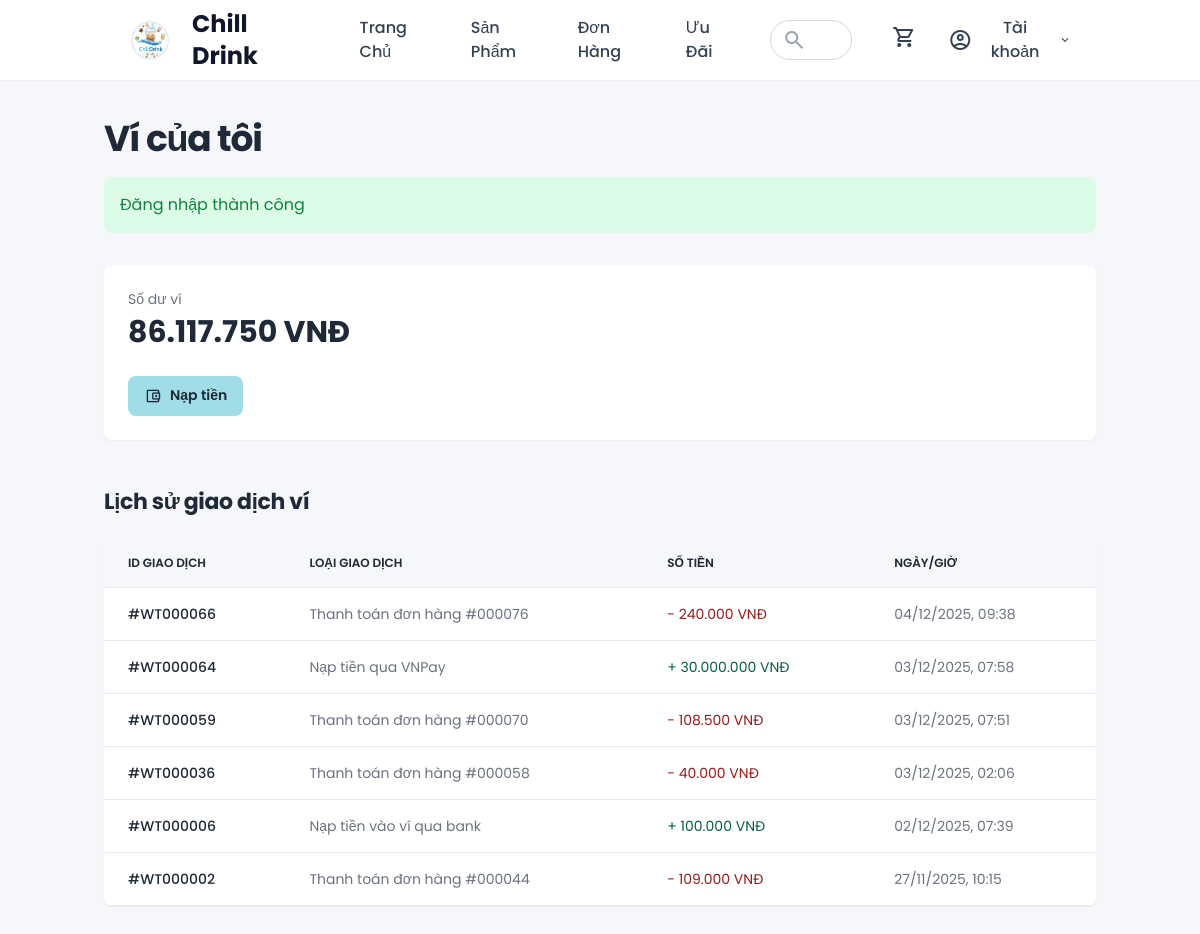
/DU_AN_1/base/?action=wallet (signed in), run on the app's committed database.
### tables this page shows
CREATE TABLE `wallets` (
  `id` int(11) NOT NULL,
  `user_id` int(11) NOT NULL,
  `balance` int(11) DEFAULT 0 COMMENT 'Số dư ví (VND)',
  `updated_at` datetime DEFAULT current_timestamp() ON UPDATE current_timestamp()
);

CREATE TABLE `wallet_transactions` (
  `id` int(11) NOT NULL,
  `wallet_id` int(11) DEFAULT NULL,
  `user_id` int(11) NOT NULL,
  `order_id` int(11) DEFAULT NULL,
  `type` enum('deposit','withdraw','payment','refund') NOT NULL,
  `amount` decimal(10,2) NOT NULL,
  `description` text DEFAULT NULL,
  `transaction_id` varchar(50) DEFAULT NULL,
  `created_at` timestamp NOT NULL DEFAULT current_timestamp()
);

### DU_AN_1/base/dua/controllers/WalletController.php (called while the page is built, shortened)
<?php
class WalletController
{
    private $walletModel;
    public function __construct()
    {
        $this->walletModel = new Wallet();
    }
    public function index()
    {
        $wallet = $this->walletModel->createOrGet($_SESSION['user']['id']);
        $transactions = $this->walletModel->getTransactions($_SESSION['user']['id']);
        require_once PATH_VIEW . 'wallet/index.php';
    }
}

### DU_AN_1/base/index.php (called while the page is built, shortened)
<?php
spl_autoload_register(function ($class) {
    $fileName = "$class.php";
    $fileModel              = PATH_MODEL . $fileName;
});
require_once './routes/index.php';

### DU_AN_1/base/dua/models/BaseModel.php (called while the page is built, shortened)
<?php
class BaseModel
{
    public function __construct()
    {
        $dsn = sprintf('mysql:host=%s;port=%s;dbname=%s;charset=utf8', DB_HOST, DB_PORT, DB_NAME);
        try {
            $this->pdo = new PDO($dsn, DB_USERNAME, DB_PASSWORD, DB_OPTIONS);
        } catch (PDOException $e) {
            die("Kết nối cơ sở dữ liệu thất bại: {$e->getMessage()}. Vui lòng thử lại sau.");
        }
    }
}

### DU_AN_1/base/dua/models/Wallet.php (called while the page is built, shortened)
<?php
class Wallet extends BaseModel
{
    protected $table = 'wallets';
    public function getByUserId($userId)
    {
        $sql = "SELECT * FROM {$this->table} WHERE user_id = :user_id LIMIT 1";
        $stmt = $this->pdo->prepare($sql);
        $stmt->execute([':user_id' => $userId]);
        return $stmt->fetch();
    }
    public function createOrGet($userId)
    {
        $wallet = $this->getByUserId($userId);
        if ($wallet) return $wallet;
        return $this->getByUserId($userId);
    }
    public function getTransactions($userId)
    {
        $sql = "SELECT * FROM wallet_transactions WHERE user_id = :user_id ORDER BY created_at DESC";
        $stmt = $this->pdo->prepare($sql);
        $stmt->execute([':user_id' => $userId]);
        return $stmt->fetchAll();
    }
}

### DU_AN_1/base/dua/views/wallet/index.php (the view, shortened to what this page needs)
<!DOCTYPE html>
<html class="light" lang="vi">
<head>
<script src="https://cdn.tailwindcss.com?plugins=forms,container-queries"></script>
</head>
<body class="font-display">
<?php require_once PATH_VIEW . 'layouts/header.php'; ?>
<div class="relative flex h-auto min-h-screen w-full flex-col bg-background-light">
<div class="layout-container flex h-full grow flex-col">
<main class="flex flex-1 justify-center py-5 px-4 sm:px-6 md:px-8">
<div class="layout-content-container flex flex-col w-full max-w-5xl flex-1">
<div class="flex flex-wrap justify-between gap-3 p-4">
<p class="text-text-main-light text-4xl font-bold leading-tight tracking-[-0.033em] min-w-72">Ví của tôi</p>
</div>
<?php if (isset($_SESSION['success'])): ?>
<div class="mx-4 mb-4 p-4 bg-green-100 text-green-700 rounded-lg"><?= htmlspecialchars($_SESSION['success'], ENT_QUOTES, 'UTF-8') ?></div>
<?php unset($_SESSION['success']); endif; ?>
<div class="p-4">
<div class="flex flex-col sm:flex-row items-stretch justify-between gap-6 rounded-lg bg-white p-6 shadow-sm">
<div class="flex flex-col gap-6">
<div class="flex flex-wrap gap-x-12 gap-y-4">
<div class="flex flex-col gap-1">
<p class="text-text-secondary-light text-sm font-normal leading-normal">Số dư ví</p>
<p class="text-text-main-light text-3xl font-bold leading-tight"><?= number_format($wallet['balance'], 0, ',', '.') ?> VNĐ</p>
</div>
</div>
<a href="<?= BASE_URL ?>?action=wallet-deposit" class="flex min-w-[84px] max-w-[480px] cursor-pointer items-center justify-center overflow-hidden rounded-lg h-10 px-4 bg-primary text-text-main-light gap-2 text-sm font-semibold leading-normal w-fit">
<span class="material-symbols-outlined text-lg">account_balance_wallet</span>
<span class="truncate">Nạp tiền</span>
</a>
</div>
</div>
</div>
<h2 class="text-text-main-light text-[22px] font-bold leading-tight tracking-[-0.015em] px-4 pb-3 pt-8">Lịch sử giao dịch ví</h2>
<div class="px-4 py-3">
<?php if (empty($transactions)): ?>
<div class="bg-white rounded-lg p-10 text-center shadow-sm">
<p class="text-text-secondary-light">Chưa có giao dịch nào</p>
</div>
<?php else: ?>
<div class="overflow-x-auto bg-white rounded-lg shadow-sm">
<table class="w-full min-w-[700px] text-sm text-left text-text-secondary-light">
<thead class="text-xs text-text-main-light uppercase bg-background-light border-b">
<tr>
<th class="px-6 py-4 font-semibold" scope="col">ID Giao dịch</th>
<th class="px-6 py-4 font-semibold" scope="col">Loại giao dịch</th>
<th class="px-6 py-4 font-semibold" scope="col">Số tiền</th>
<th class="px-6 py-4 font-semibold" scope="col">Ngày/Giờ</th>
</tr>
</thead>
<tbody>
<?php foreach ($transactions as $trans): ?>
<tr class="border-b">
<td class="px-6 py-4 font-medium text-text-main-light whitespace-nowrap">#WT<?= str_pad($trans['id'], 6, '0', STR_PAD_LEFT) ?></td>
<td class="px-6 py-4"><?= htmlspecialchars($trans['description'], ENT_QUOTES, 'UTF-8') ?></td>
<td class="px-6 py-4 <?= in_array($trans['type'], ['deposit', 'refund']) ? 'text-success-text' : 'text-failed-text' ?>">
<?= in_array($trans['type'], ['deposit', 'refund']) ? '+' : '-' ?> <?= number_format(abs($trans['amount']), 0, ',', '.') ?> VNĐ
</td>
<td class="px-6 py-4"><?= date('d/m/Y, H:i', strtotime($trans['created_at'])) ?></td>
</tr>
<?php endforeach; ?>
</tbody>
</table>
</div>
<?php endif; ?>
</div>
</div>
</main>
</div>
</div>
</body>
</html>

### DU_AN_1/base/dua/views/wallet/index.php (style rules this page uses)
body { font-family: 'Poppins', sans-serif; }

### data on the page
wallets: balance "86.117.750"
wallet_transactions: id "000066", description "Thanh toán đơn hàng #000076", amount "240.000", created_at "04/12/2025, 09:38"
wallet_transactions: id "000064", description "Nạp tiền qua VNPay", amount "30.000.000", created_at "03/12/2025, 07:58"
wallet_transactions: id "000059", description "Thanh toán đơn hàng #000070", amount "108.500", created_at "03/12/2025, 07:51"
wallet_transactions: id "000036", description "Thanh toán đơn hàng #000058", amount "40.000", created_at "03/12/2025, 02:06"
wallet_transactions: id "000006", description "Nạp tiền vào ví qua bank", amount "100.000", created_at "02/12/2025, 07:39"
wallet_transactions: id "000002", description "Thanh toán đơn hàng #000044", amount "109.000", created_at "27/11/2025, 10:15"

### other printed values
$siteName "Chill Drink"
$_SESSION['success'] "Đăng nhập thành công"
